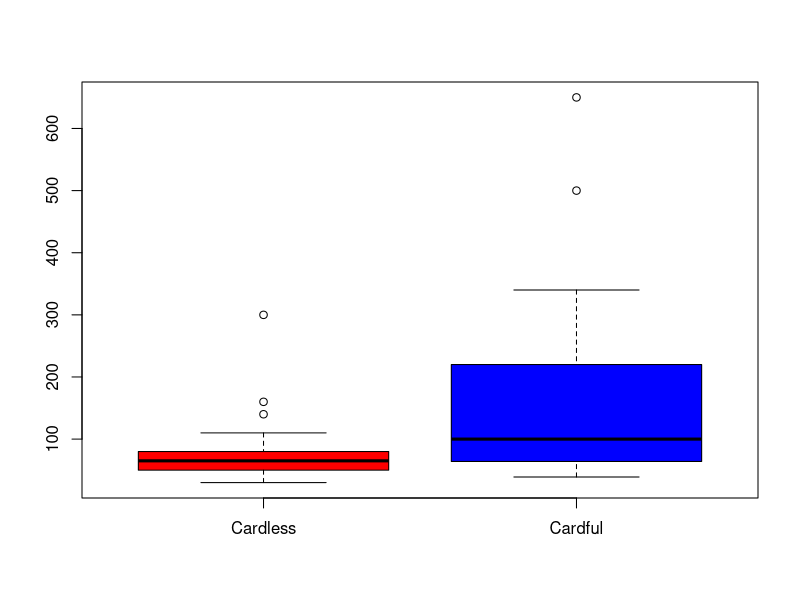

The R source for this figure:
## ---- chunk 1
require(knitr)
#setwd("C:/Users/slhscs402/Documents/IdeaProjects/DataScience/data")
#knitr::opts_knit$set(root.dir = "C:/Users/aidan/IdeaProjects/DataScience/data")
setwd("C:/Users/slhscs402/Documents/IdeaProjects/DataScience/data")
knitr::opts_knit$set(root.dir = "C:/Users/slhscs402/Documents/IdeaProjects/DataScience/data")
## ---- chunk 2
#setwd("C:/Users/slhscs402/Documents/IdeaProjects/DataScience/data")
Clothing.df <- read.csv("Clothing.csv", header=T)
attach(Clothing.df)
## ---- chunk 3
Clothing.df <- Clothing.df[Amount > 0 & Amount < 1000000,]
detach()
attach(Clothing.df)
## ---- chunk 4
linreg.conditionplots <- function(linreg){
  plot(linreg$fitted.values + linreg$residuals~linreg$fitted.values, ylab="Response", xlab="Fitted values", main = "Response by Fitted values") #filler plot to appease par's 2x2
  hist(linreg$residuals, xlab="Residuals", main="Histogram of residuals") #histogram of residuals
  plot(linreg$residuals~linreg$fitted.values, xlab="Fitted values", ylab="Residuals") #resid plot of residuals vs fitted values
  qqnorm(linreg$residuals) #the qqnorm plot of the residuals
  qqline(linreg$residuals)
}
## ---- chunk 5
linreg1 <- lm(Amount~.-Amount,data=Clothing.df)
summary(linreg1)
## ---- chunk 6
linreg2 <- lm(Amount ~ Freq12 + Dollar12)
summary(linreg2)
## ---- chunk 7
linreg3 <- lm(Amount~Freq12*Dollar12)
summary(linreg3)
## ---- chunk 8
boxplot(Clothing.df[Clothing.df$Card==0,]$Amount, Clothing.df[Clothing.df$Card==1,]$Amount, col = c("red","blue"), names = c("Cardless", "Cardful"))
t.test(Clothing.df[Clothing.df$Card==0,]$Amount, Clothing.df[Clothing.df$Card==1,]$Amount)
## ---- chunk 9
Clothing.df.f12NZ <- Clothing.df[Freq12 > 0,]
detach()
attach(Clothing.df.f12NZ)
linreg4 <- lm(Amount ~ Freq12 + Dollar12 + I(Dollar12/Freq12))
summary(linreg4)
## ---- chunk 10
attach(Clothing.df)
linreg5 <- lm(Amount ~ polym(Dollar12, Freq12, degree = 2))
summary(linreg5)
## ---- chunk 11
linregtest <- lm(Amount ~ Dollar12 + Freq12)
multreg.testpredictors <- function(df, linreg, alpha) {
  formula <- 0
  for (index in seq_along(summary(linreg)$aliased)) {
    name <- names(summary(linreg)$aliased)[index]
    pval <- as.numeric(summary(linreg)$coefficients[name, 4])
    summary(linreg)
    if (grepl("poly", name, fixed=TRUE)) {
      name_list <- unlist(stringr::str_split(name, "\\(|\\)"))
      variable_names <- unlist(stringr::str_split(name_list[2], "\\, "))
      degrees <- unlist(stringr::str_split(name_list[3], "\\."))
      var_formula <- 0
      for (var_index in seq_along(variable_names)){
        if (var_index < length(variable_names)) {
          if (var_formula == 0) {
            var_formula <- paste0("I(", paste0(variable_names[var_index], "^", degrees[var_index]))
          } else {
            var_formula <- paste(var_formula, "*", paste0(variable_names[var_index], "^", degrees[var_index]))
          }
        }
      }
      name <- paste0(var_formula, ")")
    }
    if (pval < alpha & index > 1){
      if (formula == 0) {
        formula <- paste(names(linreg$model)[1], "~", name)
      } else {
        formula <- paste(formula, "+", name)
      }
    }
  }
  if (formula == 0){

  } else {
    linreg.red <- lm(formula, data = df)
    return(linreg.red)
  }
}
summary(linreg5)
anova(multreg.testpredictors(Clothing.df, linreg5, 0.05), linreg5)
linreg6 <- lm(Amount ~ . - Freq12 - Freq24 - Recency - Dollar24 - Card + I((Dollar12/Freq12)^2) + I(Dollar12 ^2) + I(Freq12 ^ 2) + I(Recency ^ 2) + I(Dollar24 ^ 2) + I(Freq24 ^ 2) + I(ID ^ 2) + I(Card ^ 2), data = Clothing.df)
